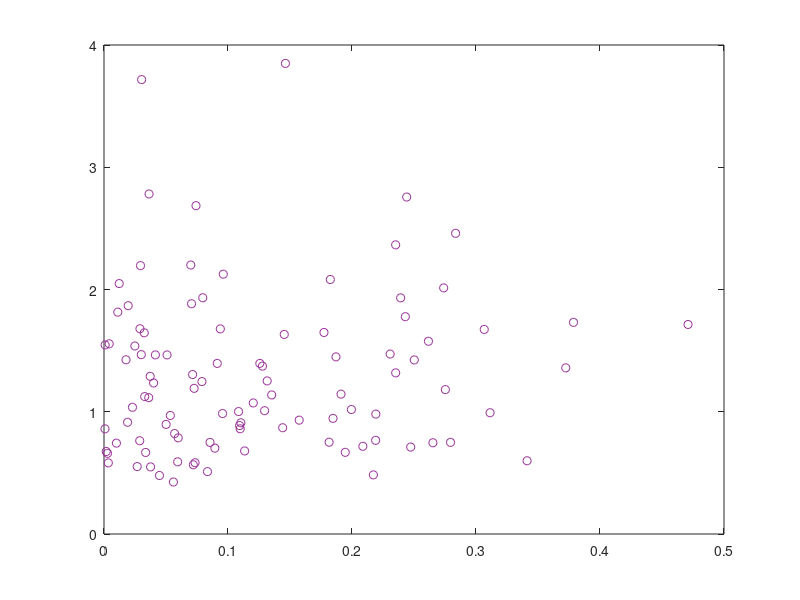

This figure's MATLAB source: (Note: this script raises an error after producing the figure.)
% notes to self
% gneral uncertainty ranges from 1 to 4 ish (up to 5) in visual deg? (disk size?)
% general error 1 to 4 ish (up to 12) in vis deg? (saccade error?)


% locations
a1 = 10:10:80;
a2 = 100:10:170;
a3 = 190:10:260;
a4 = 280:10:350;
Sdistribution = [a1 a2 a3 a4];
nS = length(Sdistribution);

% parameters
JbarVec = [25 20 10 5];       % shape parameter of gamma distribution
tau = 3;        % scale parameter of gamma distribution
beta = 1;

nCond = length(JbarVec); % number of conditions
% % plot gamma distribution
% samps = gamrnd(Jbar,tau,10000,1);
% hist(samps,50)

% reward function
maxReward = 120;
knobConstant = 33.5738;
slope = 0.4;
rewardFn = @(r)maxReward*exp(-slope*r/knobConstant);

nTrials = 100;
nsamp = 100;
SVec = Sdistribution(ceil(rand(nCond,nTrials).*nS));

colors = [.6 .2 .6; .7 .7 .1; .8 .3 0; 0 .4 .7]; %aspencolors(nCond,'pastel');
figure;
r = nan(nCond,nTrials); Shat = nan(nCond,nTrials);
rho = nan(1,nCond); pval = nan(1,nCond);
for icond = 1:nCond;
    
    Jbar = JbarVec(icond);
    
    % get p(J|Jbar,tau)
    xx = linspace(0,200,nsamp);
    yy = gampdf(xx,Jbar/tau,tau);
    ind1 = find(yy >= 1e-10,1,'first') - 1;
    ind2 = find(yy >= 1e-10,1,'last') + 1;
    xx = linspace(xx(ind1),xx(ind2),nsamp);
    yy = gampdf(xx,Jbar/tau,tau);
    p_sigma = yy./sum(yy);
    sigval = sqrt(1./xx);
    
    % samples
    sigmaVec = sqrt(1./gamrnd(Jbar/tau,tau,1,nTrials));
    X = SVec(icond,:) + randn(1,nTrials).*sigmaVec;
    Shat(icond,:) = X;
    
    p_SgivenX = @(r,sigma) (normcdf(r,0,sigma) - normcdf(-r,0,sigma));
%     p_SDgivenXsigma = @(r,sigma) 1./(1+exp(-beta.*rewardFn(r).*p_bringInsideDisk(r,sigma)));
%         p_SgivenX = @(r) sum(p_SDgivenXsigma(r,sigval).*p_sigma);
    for itrial = 1:nTrials;
        sigma = sigmaVec(itrial);
        
        
        % calculate expected utility across disk size range
        func = @(r) rewardFn(r).*p_SgivenX(r,sigma);
        xx = linspace(0,25,1e5);
        EUpdf = exp(beta.*func(xx));
        
        EUpdf = EUpdf./sum(EUpdf); % normalize   
        EUcdf = cumsum(EUpdf);% make cdf
        
        % sample from icdf
        samp = rand;
        idx = find(abs(EUcdf-samp) == min(abs(EUcdf-samp)));
        r(icond,itrial) = xx(idx);

%         % max expected reward for this sample
%         %         
%         func = @(r) -p_SDgivenXsigma(r,sigma);
%         x0 = rand;
%         r(icond,itrial) = fminsearch(func,x0);
    end
    
    error_sacc = abs(SVec(icond,:) - Shat(icond,:));
    plot(error_sacc,r(icond,:),'o','Color',colors(icond,:));hold on;
    
    % calculate correlation
    [rho(icond), pval(icond)] = corr(error_sacc',r(icond,:)');
    
    %     pause;
    
end
defaultplot
xlabel('saccadic error');
ylabel('disk size')


rho
pval

% MARGINAL DISTRIBUTIONS

% % disk size ("general uncertainty")
% figure; hold on;
% for icond = 1:nCond;
%     [cnts,cntrs] = hist(r(icond,:),10);
%     plot(cntrs,cnts,'-','Color',colors(icond,:));
% end
% defaultplot
% title('disk size distributions')
%
% % saccadic error ("general error")
% figure; hold on;
% for icond = 1:nCond;
%     [cnts,cntrs] = hist(abs(SVec(icond,:) - Shat(icond,:)),10);
%     plot(cntrs,cnts,'-','Color',colors(icond,:));
% end
% defaultplot
% title('saccadic error distributions')


